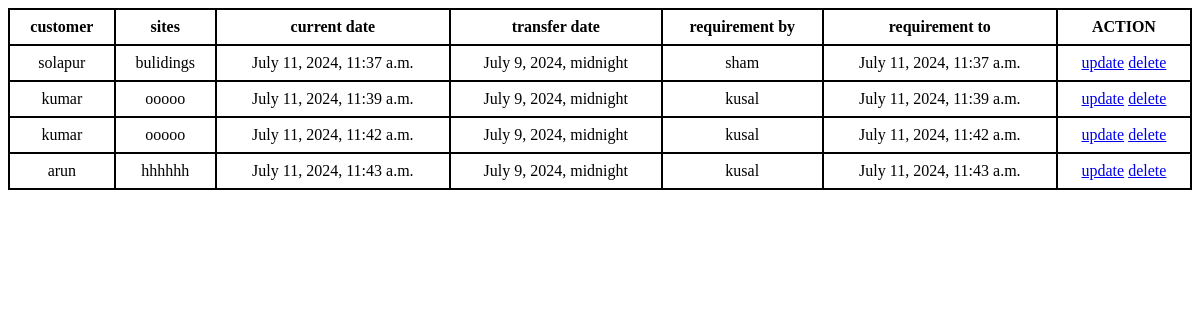
Before: /search_masterlabour/ (signed in) with the older database file.
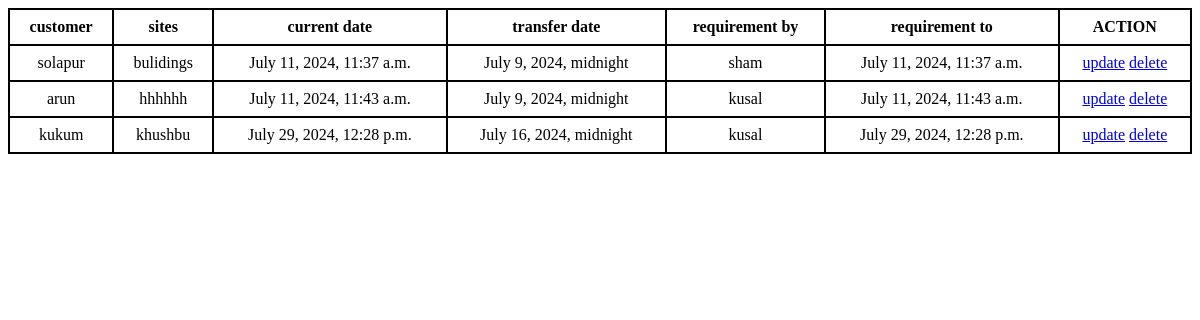
After: the same page with the newer database file.
### construction/models.py (models this page shows, shortened)
class masterlabour(models.Model):
    customer = models.ForeignKey(approvedinquiry, on_delete=models.CASCADE)
    sites = models.ForeignKey(Site, on_delete=models.CASCADE)
    current_date = models.DateTimeField(default=datetime.datetime.now)
    transfer_date = models.DateTimeField()
    requirement_by = models.CharField(max_length=50)
    requirement_to = models.ForeignKey(employeeregistration, on_delete=models.CASCADE)

class approvedinquiry(models.Model):
    customer_name = models.ForeignKey(Client_registration, on_delete=models.CASCADE)
    employee = models.ForeignKey(employeeregistration, on_delete=models.CASCADE)
    plotarea = models.IntegerField()
    constructionarea = models.IntegerField()
    constructioncost = models.IntegerField()
    totalcost = models.IntegerField()
    worktype = models.ForeignKey(constructiontype, on_delete=models.CASCADE)
    def __str__(self):
        return str(self.customer_name)

class Client_registration(models.Model):
    client_name = models.CharField(max_length=100)
    representative_name = models.ForeignKey(employeeregistration, on_delete=models.CASCADE)
    phone_no = models.IntegerField()
    email = models.EmailField()
    site_address = models.TextField()
    inquiry_date = models.DateField()
    def __str__(self):
        return self.client_name

class Site (models.Model):
    site_name = models.CharField(max_length=50)
    customer = models.ForeignKey(approvedinquiry, on_delete=models.CASCADE)
    pincode = models.IntegerField(blank=True, null=True)
    state = models.CharField(max_length=50)
    city = models.CharField(max_length=50)
    houseno = models.CharField(max_length=50)
    roadname = models.CharField(max_length=50)
    address = models.CharField(max_length=350)
    def __str__(self):
        return str(self.site_name)

class employeeregistration(models.Model):
    employee_name = models.CharField(max_length=50)
    employeeid = models.CharField(max_length=5, unique=True, blank=True)
    emailid = models.EmailField()
    phonenum = models.BigIntegerField()
    dateofbirth = models.DateField()
    permanentaddress = models.TextField()
    presentaddress = models.TextField()
    gender = models.CharField(max_length=15)
    bloodgroup = models.CharField(max_length=15)
    status = models.CharField(max_length=15)
    bankacnum = models.BigIntegerField()
    qualification = models.CharField(max_length=50)
    aadharcard = models.BigIntegerField()
    pancard = models.CharField(max_length=10)
    pfnum = models.CharField(max_length=22)
    pfeligibledate = models.DateField()
    licencenum = models.CharField(max_length=16)
    def __str__(self):
        return self.employee_name

### construction/middlewares.py (the view)
    def wrapped_view (request,*args,**kwargs):
        if request.user.is_authenticated==False:
            return redirect('login')
        return view_function(request,*args,**kwargs)

### construction/views.py (called while the page is built)
@auth
def search_masterlabour(request):
    client = masterlabour.objects.all()
    return render(request, "search_masterlabour.html", {'labour': client})

### construction/templates/search_masterlabour.html (shortened to what this page needs)
<!DOCTYPE html>
<html>
<head>
</head>
<body>
<table>
    <tr>
        <th>customer</th>
        <th>sites</th>
        <th>current date</th>
        <th>transfer date</th>
        <th>requirement by</th>
        <th>requirement to</th>
        <th>ACTION</th>
    </tr>
    {% for i in labour %}
    <tr>
        <td>{{ i.customer }}</td>
        <td>{{ i.sites }}</td>
        <td>{{ i.current_date }}</td>
        <td>{{ i.transfer_date }}</td>
        <td>{{ i.requirement_to }}</td>
        <td>{{ i.current_date }}</td>
        <td>
            <a href="/update_masterlabour/{{ i.id }}">update</a>
            <a href="/update_masterlabour/{{ i.id }}">delete</a>
        </td>
    </tr>
    {% endfor %}
</table>
</body>
</html>

Changed rows visible on the page:
removed masterlabour: customer "kumar", sites "ooooo", current_date "July 11, 2024, 11:39 a.m.", transfer_date "July 9, 2024, midnight", requirement_to "kusal"
removed masterlabour: customer "kumar", sites "ooooo", current_date "July 11, 2024, 11:42 a.m.", transfer_date "July 9, 2024, midnight", requirement_to "kusal"
added masterlabour: customer "kukum", sites "khushbu", current_date "July 29, 2024, 12:28 p.m.", transfer_date "July 16, 2024, midnight", requirement_to "kusal"
